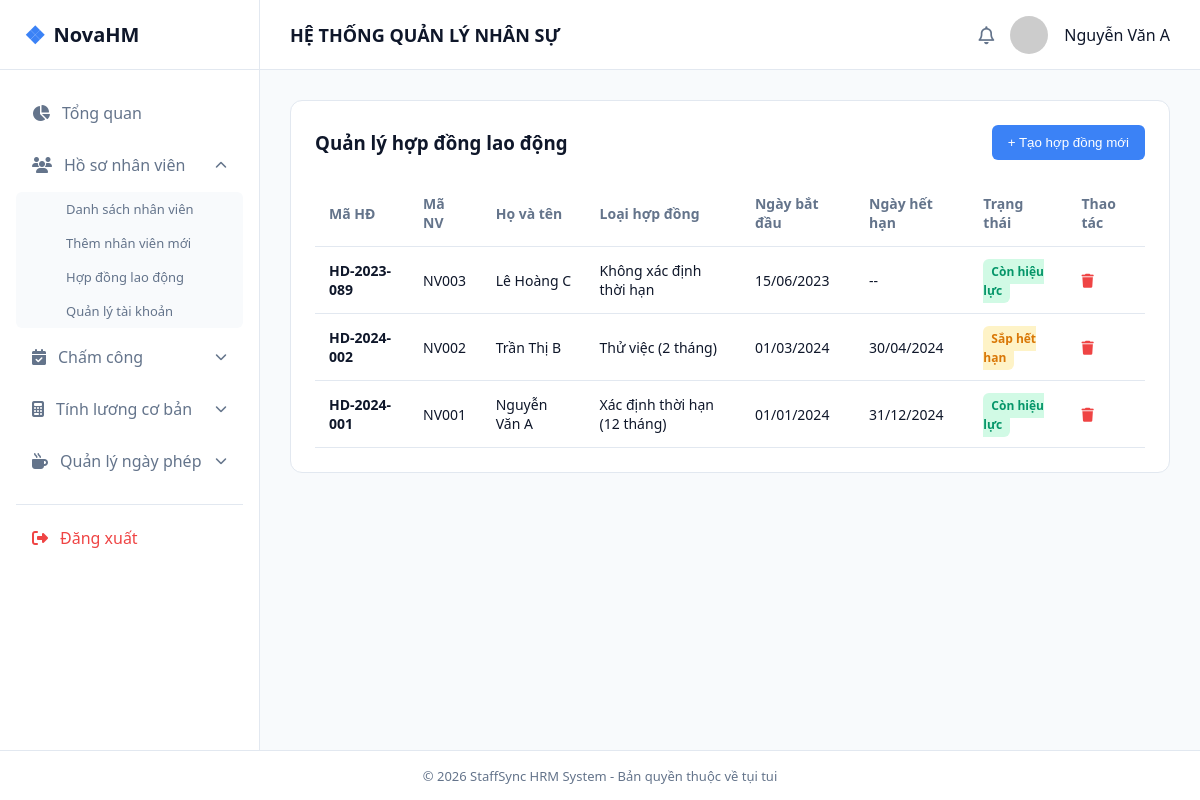
The app's page /hopdong.php (signed in) with its own data.
### tables this page shows
CREATE TABLE hop_dong_lao_dong (
    id              INT AUTO_INCREMENT PRIMARY KEY,
    ma_hd           VARCHAR(30) NOT NULL UNIQUE,    
    id_nv           INT NOT NULL,
    loai_hop_dong   VARCHAR(100) NOT NULL,          
    ngay_bat_dau    DATE NOT NULL,
    ngay_ket_thuc   DATE NULL,                      
    muc_luong_hd    DECIMAL(15,2),
    file_dinh_kem   VARCHAR(255),
    trang_thai      ENUM('Còn hiệu lực','Sắp hết hạn','Hết hạn','Đã chấm dứt') DEFAULT 'Còn hiệu lực',
    ngay_tao        DATETIME DEFAULT CURRENT_TIMESTAMP,
    FOREIGN KEY (id_nv) REFERENCES nhan_vien(id) ON DELETE CASCADE
);

CREATE TABLE nhan_vien (
    id               INT AUTO_INCREMENT PRIMARY KEY,
    ma_nv            VARCHAR(20) NOT NULL UNIQUE,       
    ho_ten           VARCHAR(100) NOT NULL,
    ngay_sinh        DATE,
    gioi_tinh        ENUM('Nam','Nữ','Khác') DEFAULT 'Nam',
    cccd             VARCHAR(20),
    dia_chi          VARCHAR(255),
    sdt              VARCHAR(20),
    email            VARCHAR(100) UNIQUE,
    id_phong_ban     INT,
    id_chuc_vu       INT,
    ngay_vao_lam     DATE,
    ngay_nghi_viec   DATE NULL,
    trang_thai_lam_viec ENUM('Thử việc','Chính thức','Nghỉ việc') DEFAULT 'Thử việc',
    anh_dai_dien     VARCHAR(255),
    ngay_tao         DATETIME DEFAULT CURRENT_TIMESTAMP,
    ngay_cap_nhat    DATETIME DEFAULT CURRENT_TIMESTAMP ON UPDATE CURRENT_TIMESTAMP,
    FOREIGN KEY (id_phong_ban) REFERENCES phong_ban(id) ON DELETE SET NULL,
    FOREIGN KEY (id_chuc_vu) REFERENCES chuc_vu(id) ON DELETE SET NULL
);

### hopdong.php (the view, shortened to what this page needs)
<?php
require_once __DIR__ . '/includes/auth.php';
$dsHopDong = $pdo->query("
    SELECT hd.id, hd.ma_hd, hd.loai_hop_dong, hd.ngay_bat_dau, hd.ngay_ket_thuc, hd.trang_thai,
           nv.ma_nv, nv.ho_ten
    FROM hop_dong_lao_dong hd
    JOIN nhan_vien nv ON nv.id = hd.id_nv
    ORDER BY hd.id DESC
")->fetchAll();
function badgeHopDong($tt) {
    $map = ['Còn hiệu lực' => 'badge-success', 'Sắp hết hạn' => 'badge-warning'];
    if (isset($map[$tt])) return '<span class="badge '.$map[$tt].'">'.htmlspecialchars($tt).'</span>';
    return '<span class="badge" style="background-color:#fef2f2;color:#ef4444;">'.htmlspecialchars($tt).'</span>';
}
require __DIR__ . '/includes/header.php';
?>
            <section class="data-section">
                <div class="section-header">
                    <h3>Quản lý hợp đồng lao động</h3>
                    <button class="btn-primary" onclick="document.getElementById('formHopDong').style.display='block'">+ Tạo hợp đồng mới</button>
                </div>
                <table class="data-table">
                    <thead>
                        <tr>
                            <th>Mã HĐ</th><th>Mã NV</th><th>Họ và tên</th><th>Loại hợp đồng</th>
                            <th>Ngày bắt đầu</th><th>Ngày hết hạn</th><th>Trạng thái</th><th>Thao tác</th>
                        </tr>
                    </thead>
                    <tbody>
                        <?php foreach ($dsHopDong as $hd): ?>
                        <tr>
                            <td><strong><?= htmlspecialchars($hd['ma_hd']) ?></strong></td>
                            <td><?= htmlspecialchars($hd['ma_nv']) ?></td>
                            <td><?= htmlspecialchars($hd['ho_ten']) ?></td>
                            <td><?= htmlspecialchars($hd['loai_hop_dong']) ?></td>
                            <td><?= date('d/m/Y', strtotime($hd['ngay_bat_dau'])) ?></td>
                            <td><?= $hd['ngay_ket_thuc'] ? date('d/m/Y', strtotime($hd['ngay_ket_thuc'])) : '--' ?></td>
                            <td><?= badgeHopDong($hd['trang_thai']) ?></td>
                            <td>
                                <a href="hopdong.php?xoa=<?= $hd['id'] ?>" style="color:#ef4444;" title="Xoá"
                                   onclick="return confirm('Xoá hợp đồng <?= htmlspecialchars(addslashes($hd['ma_hd'])) ?>?');">
                                   <i class="fa-solid fa-trash"></i>
                                </a>
                            </td>
                        </tr>
                        <?php endforeach; ?>
                    </tbody>
                </table>
            </section>
<?php require __DIR__ . '/includes/footer.php'; ?>

### asset/style.css (style rules this page uses)
:root { --primary: #3b82f6; --primary-hover: #2563eb; --bg-main: #f8fafc; --bg-white: #ffffff; --text-dark: #0f172a; --text-muted: #64748b; --border: #e2e8f0; }
* { box-sizing: border-box; margin: 0; padding: 0; }
body { font-family: 'Segoe UI', system-ui, sans-serif; background-color: var(--bg-main); color: var(--text-dark); }
.data-section { background-color: #fff; border-radius: 12px; border: 1px solid var(--border); padding: 24px; }
.section-header { display: flex; justify-content: space-between; align-items: center; margin-bottom: 20px; }
.btn-primary { background-color: var(--primary); color: #fff; border: none; padding: 10px 16px; border-radius: 6px; cursor: pointer; font-weight: 500; }
.data-table { width: 100%; border-collapse: collapse; text-align: left; }
.data-table th, .data-table td { padding: 14px; border-bottom: 1px solid var(--border); font-size: 14px; }
.data-table th { color: var(--text-muted); font-weight: 600; }
.badge { padding: 4px 8px; border-radius: 6px; font-size: 12px; font-weight: 600; }
.badge-warning { background-color: #fef3c7; color: #d97706; }
.badge-success { background-color: #d1fae5; color: #059669; }

### records on screen
hop_dong_lao_dong: ma_hd "HD-2023-089", id_nv.ma_nv "NV003", id_nv.ho_ten "Lê Hoàng C", loai_hop_dong "Không xác định thời hạn", ngay_bat_dau "15/06/2023", trang_thai "Còn hiệu lực"
hop_dong_lao_dong: ma_hd "HD-2024-002", id_nv.ma_nv "NV002", id_nv.ho_ten "Trần Thị B", loai_hop_dong "Thử việc (2 tháng)", ngay_bat_dau "01/03/2024", ngay_ket_thuc "30/04/2024", trang_thai "Sắp hết hạn"
hop_dong_lao_dong: ma_hd "HD-2024-001", id_nv.ma_nv "NV001", id_nv.ho_ten "Nguyễn Văn A", loai_hop_dong "Xác định thời hạn (12 tháng)", ngay_bat_dau "01/01/2024", ngay_ket_thuc "31/12/2024", trang_thai "Còn hiệu lực"

### other values on screen
$currentUser['ten'] "Nguyễn Văn A"
